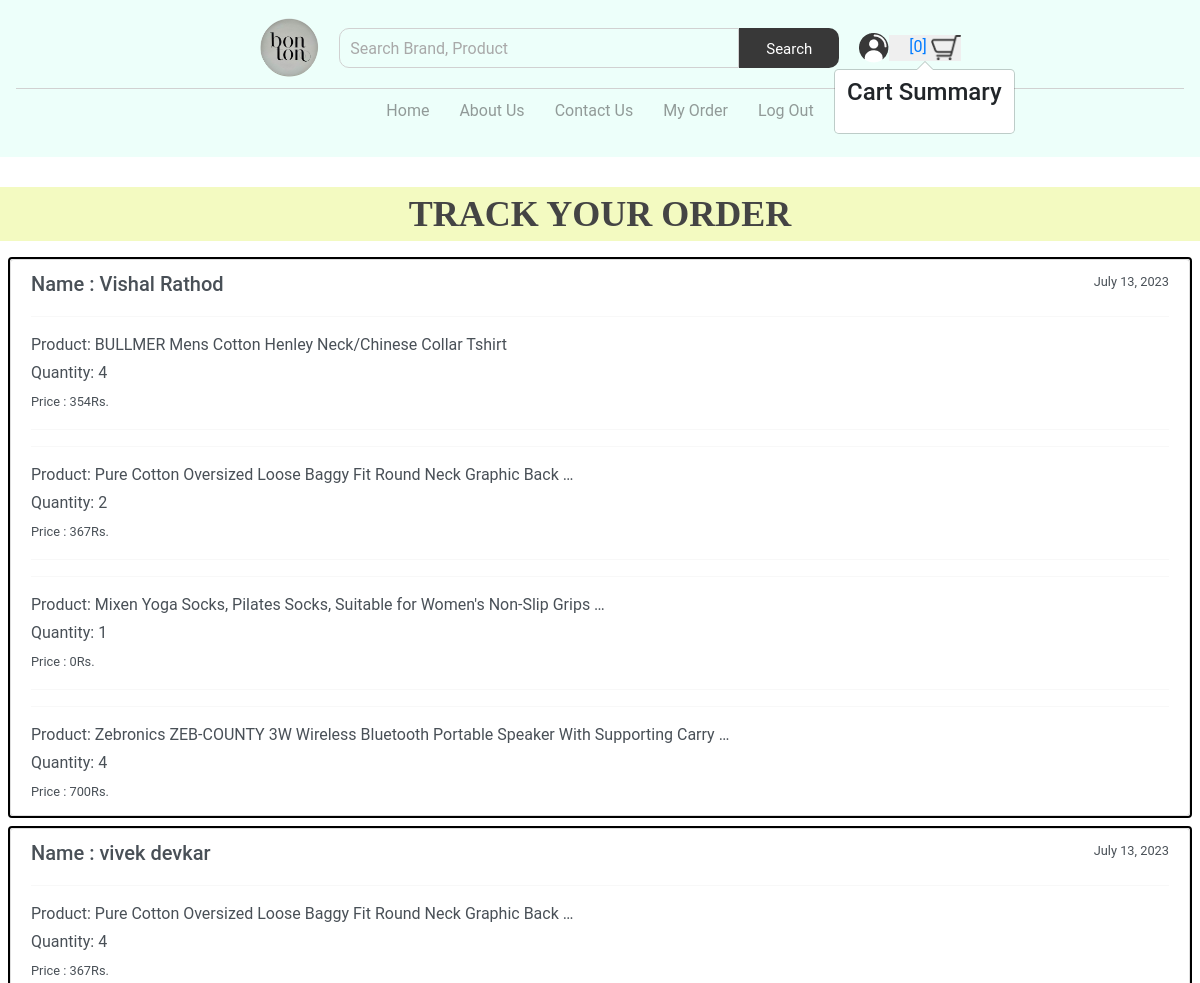
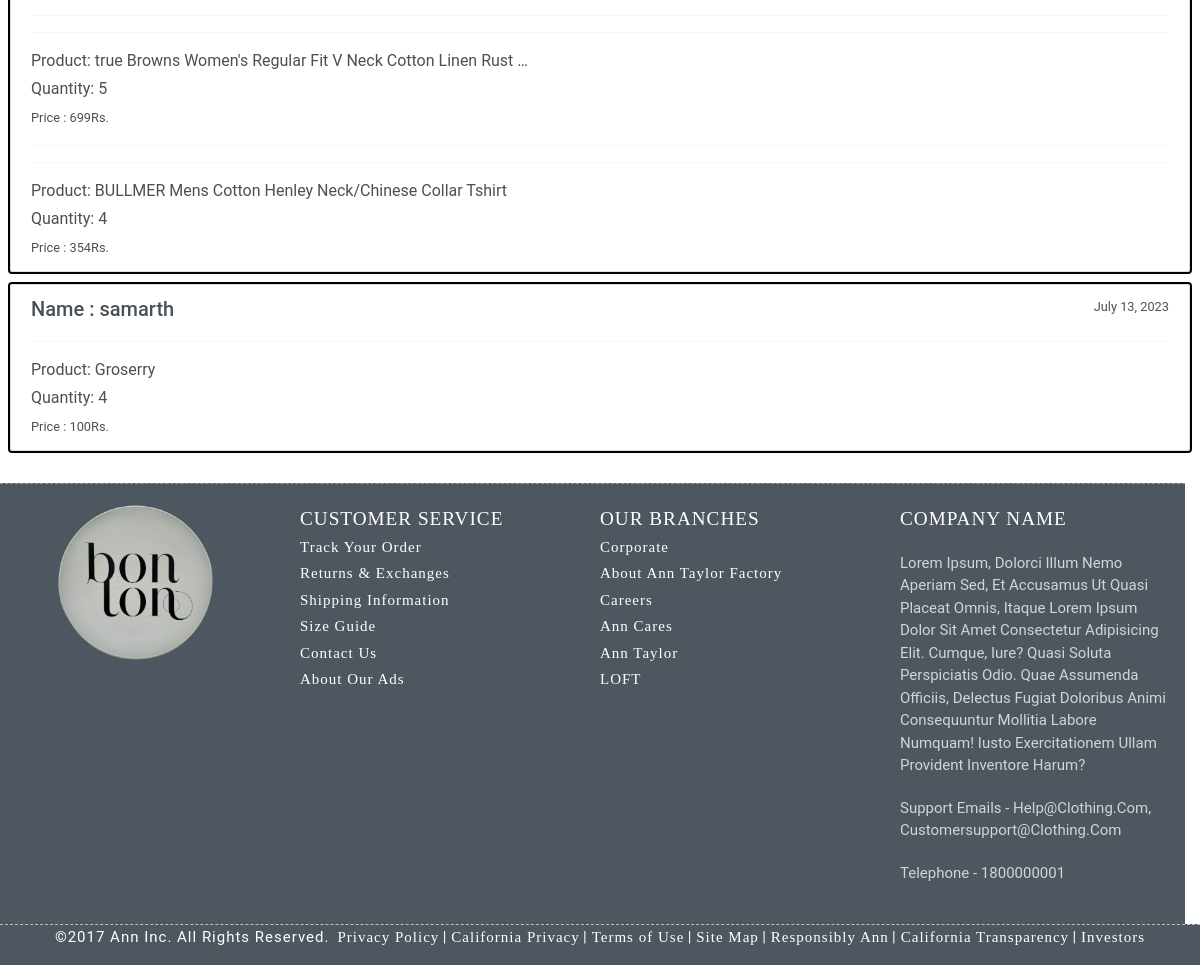
Page /order (signed in) on the committed database (2 pictures, top to bottom).
### shop/models.py (models this page shows, shortened)
class Order(models.Model):
    order_id = models.AutoField(primary_key=True)
    user = models.ForeignKey(User, on_delete=models.CASCADE)
    item_json = models.CharField(max_length=5000)
    name = models.CharField(max_length=100)
    email = models.CharField(max_length=100)
    phone = models.CharField(max_length=100)
    address1 = models.CharField(max_length=100)
    address2 = models.CharField(max_length=100)
    city = models.CharField(max_length=100)
    state = models.CharField(max_length=100)
    zip_code = models.CharField(max_length=10)
    order_date = models.DateField(auto_now_add=True)
    order_status = models.CharField(
        max_length=20, choices=ORDER_STATUS, default=ORDER_STATUS[0][0])

### shop/views.py (the view)
# urls.py: path('order', MyOrder, name='MyOrder'),
@login_required(login_url='login')
def MyOrder(request):
    user = request.user
    orders = Order.objects.filter(user=user)
    parsed_orders = []
    for order in orders:
        item_json = json.loads(order.item_json)
        key_list = list(item_json.keys())
        temp = []
        temp.append(order.order_id)
        temp.append(order.name)
        temp.append(order.order_date)
        for i in key_list:
            quantity = item_json[i][0]
            name = item_json[i][1].strip()
            price = item_json[i][2]
            temp.append([quantity, name, price])
        parsed_orders.append(temp)
    parsed_orders = parsed_orders[::-1]
    return render(request, 'shop/myorder.html', {'orders': parsed_orders})

### templates/shop/myorder.html (shortened to what this page needs)
{% extends 'base.html' %}
{% block content %}
<div class="heading">
    <p class="order-successful-text"> TRACK YOUR ORDER </p>
</div>
{% for order in orders %}
<div class="list-group my-2 mx-2" style="border: 2px solid black; ">
    <a href="tracker/{{order.0}}" class="list-group-item list-group-item-action" aria-current="true">
        <div class="d-flex w-100 justify-content-between">
            <h5 class="mb-1">Name : {{ order.1 }}</h5>
            <small>{{ order.2 }}</small>
        </div>
        {% for item in order %}
        {% if forloop.counter > 3 %}
        <hr>
        <p class="mb-1">Product: {{ item.1 }}</p>
        <p class="mb-1">Quantity: {{ item.0 }}</p>
        <small>Price : {{ item.2 }}Rs.</small>
        {% if not forloop.last %}
        <hr>
        {% endif %}
        {% endif %}
        {% endfor %}
    </a>
</div>
{% endfor %}
{% endblock %}

### templates/header.html (style rules this page uses)
* { margin: 0; padding: 0; box-sizing: border-box; font-family: 'roboto', sans-serif; }

### templates/shop/myorder.html (style rules this page uses)
.order-successful-text { font-family: Oswald; font-size: 2.25em; font-weight: bold; color: #444444; text-align: center; background-color: #f3fac1; }
.heading { margin-top: 30px; }

### rows in the picture
Order: name "Vishal Rathod", order_date "July 13, 2023"
Order: name "vivek devkar", order_date "July 13, 2023"
Order: name "samarth", order_date "July 13, 2023"

### other values in the picture
{{ item.1 }} "BULLMER Mens Cotton Henley Neck/Chinese Collar Tshirt" "Pure Cotton Oversized Loose Baggy Fit Round Neck Graphic Back …" "Mixen Yoga Socks, Pilates Socks, Suitable for Women's Non-Slip Grips …" "Zebronics ZEB-COUNTY 3W Wireless Bluetooth Portable Speaker With Supporting Carry …" "Pure Cotton Oversized Loose Baggy Fit Round Neck Graphic Back …" "true Browns Women's Regular Fit V Neck Cotton Linen Rust …" "BULLMER Mens Cotton Henley Neck/Chinese Collar Tshirt" "Groserry"
{{ item.0 }} "4" "2" "1" "4" "4" "5" "4" "4"
{{ item.2 }} "354" "367" "0" "700" "367" "699" "354" "100"
